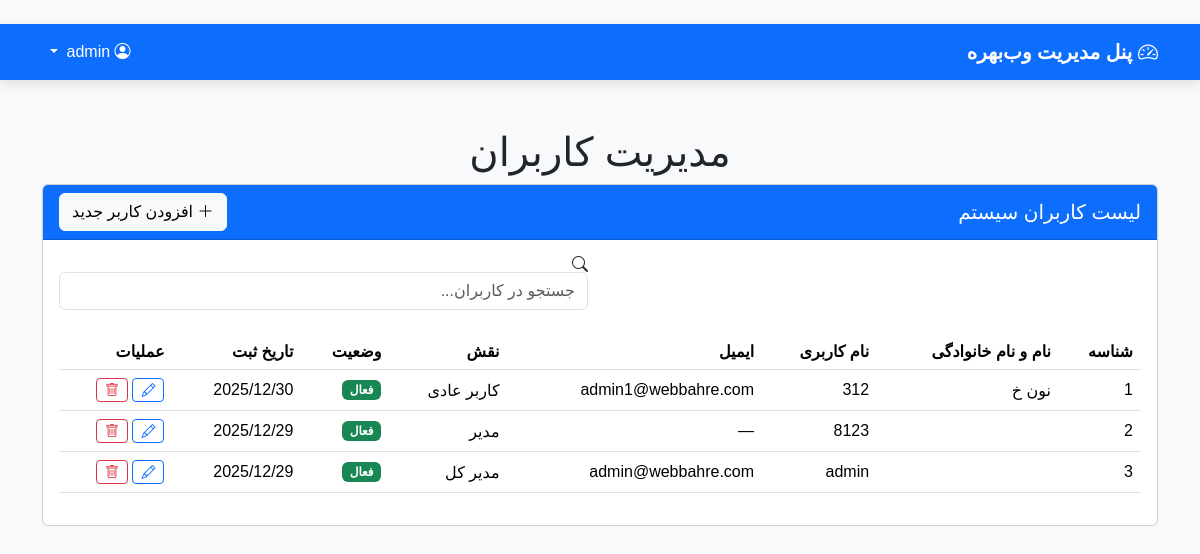
/users/list/ (signed in), run on an earlier commit of the app's database.
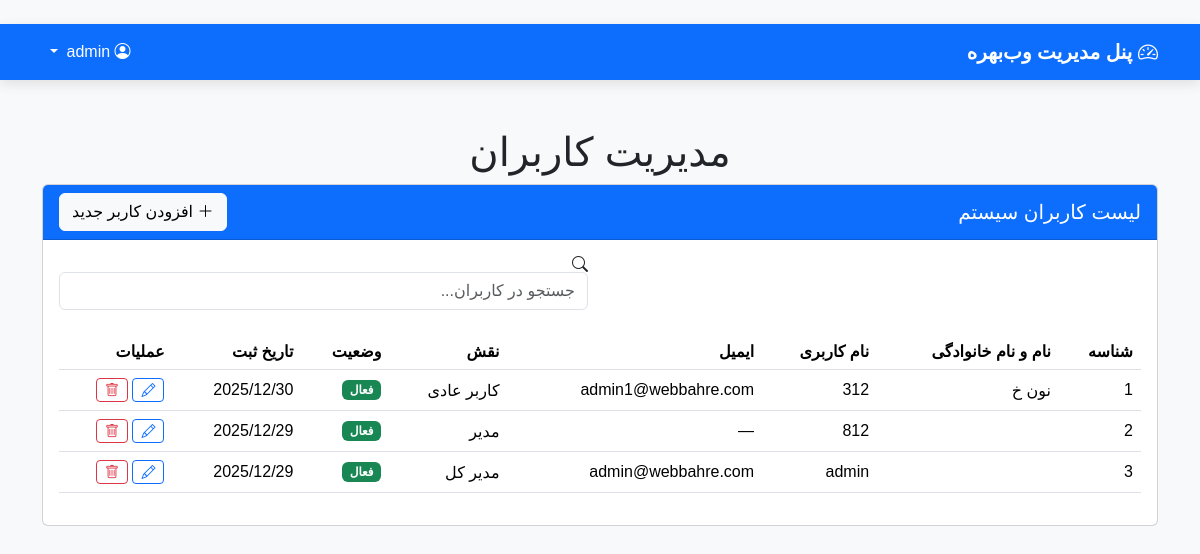
And on a later commit of the database.
### users/models.py (models this page shows, shortened)
class CustomUser(AbstractUser):
    ROLE_CHOICES = (
        ('manager', 'Manager'),
        ('staff', 'Staff'),
        ('employee', 'Employee'),
    )
    role = models.CharField(max_length=20, choices=ROLE_CHOICES, default='employee')
    phone_number = models.CharField(max_length=15, blank=True, null=True)
    is_staff_member = models.BooleanField(default=False)  # نقش سازمانی
    personel_code = models.CharField(max_length=15, blank=True, null=False)

### users/views.py (the view)
# urls.py: path('list/', views.UsersListView.as_view(), name='users_list'),  # تغییر به Class-Based
@method_decorator(staff_member_required, name='dispatch')
class UsersListView(ListView):
    model = get_user_model()
    template_name = 'admin/users_list.html'
    context_object_name = 'users'
    ordering = ['-date_joined']
    paginate_by = 20  # هر صفحه ۲۰ کاربر
    def get_queryset(self):
        return get_user_model().objects.all().order_by('-date_joined')

### templates/admin/users_list.html (shortened to what this page needs)
﻿{% extends 'admin/base_admin.html' %}
{% block content %}
    <h1 class="page-title text-center">مدیریت کاربران</h1>
    <div class="card">
        <div class="card-header bg-primary text-white d-flex justify-content-between align-items-center">
            <h5 class="mb-0">لیست کاربران سیستم</h5>
            <a href="{% url 'users:user_create' %}" class="btn btn-light btn-add">
                <i class="bi bi-plus-lg"></i> افزودن کاربر جدید
            </a>
        </div>
        <div class="card-body">
            <div class="row mb-4">
                <div class="col-md-6 offset-md-6">
                    <div class="search-wrapper">
                        <i class="bi bi-search"></i>
                        <input type="text" class="form-control search-input" placeholder="جستجو در کاربران..." id="searchInput">
                    </div>
                </div>
            </div>
            <div class="table-responsive">
                <table class="table table-hover align-middle">
                    <thead>
                        <tr>
                            <th>شناسه</th>
                            <th>نام و نام خانوادگی</th>
                            <th>نام کاربری</th>
                            <th>ایمیل</th>
                            <th>نقش</th>
                            <th>وضعیت</th>
                            <th>تاریخ ثبت</th>
                            <th>عملیات</th>
                        </tr>
                    </thead>
                    <tbody id="usersTableBody">
                        {% if users %}
                            {% for user in users %}
                            <tr>
                                <td>{{ forloop.counter }}</td>
                                <td>{{ user.first_name }} {{ user.last_name }}</td>
                                <td>{{ user.username }}</td>
                                <td>{{ user.email|default:"—" }}</td>
                                <td>
                                    {% if user.is_superuser %}
                                        مدیر کل
                                    {% elif user.is_staff %}
                                        مدیر
                                    {% else %}
                                        کاربر عادی
                                    {% endif %}
                                </td>
                                <td>
                                    {% if user.is_active %}
                                        <span class="badge bg-success">فعال</span>
                                    {% else %}
                                        <span class="badge bg-warning text-dark">غیرفعال</span>
                                    {% endif %}
                                </td>
                                <td>{{ user.date_joined|date:"Y/m/d" }}</td>
                                <td>
                                    <a href="{% url 'users:user_edit' user.id %}" class="btn btn-sm btn-outline-primary" title="ویرایش">
                                        <i class="bi bi-pencil"></i>
                                    </a>
                                    <button type="button" class="btn btn-sm btn-outline-danger" data-bs-toggle="modal" data-bs-target="#deleteModal{{ user.id }}" title="حذف">
                                        <i class="bi bi-trash"></i>
                                    </button>
                                </td>
                            </tr>
                            {% endfor %}
                        {% else %}
                            <tr>
                                <td colspan="8" class="text-center text-muted py-4">
                                    هنوز هیچ کاربری ثبت نشده است.
                                </td>
                            </tr>
                        {% endif %}
                    </tbody>
                </table>
            </div>
        </div>
    </div>
{% endblock %}

What changed in the data, as far as the page shows it:
changed CustomUser (number 2 of 3 on the later page): username "8123" → "812"
